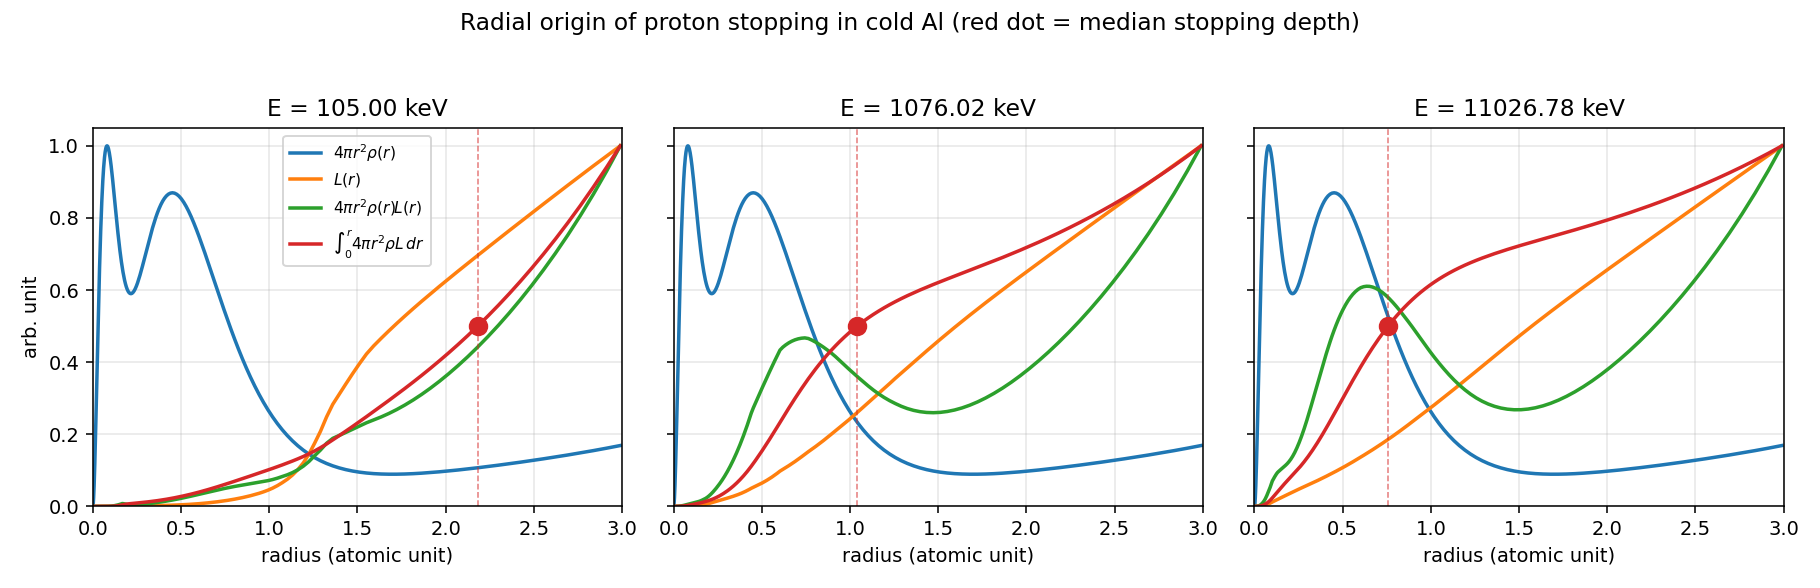

This chart was generated by the following Python code:
"""
radial_contrib.py -- radial origin of the eRPA-LDA proton stopping in cold Al.

For a proton at three energies, decompose the LDA stopping integral
    dE/dx = integral_0^rs  [4 pi r^2 rho(r)] * L(rho(r), v)  dr
by radius and show, in one figure: the radial electron density 4 pi r^2 rho(r),
the loss function L(r), the integrand 4 pi r^2 rho L, and the cumulative
fraction int_0^r 4 pi r^2 rho L dr.  A red dot marks the median (50%) stopping
depth.  This replaces the earlier single-energy figures and matches the APS-2024
talk version.

Run after:
  python dedx.py --zt=13 --zp=1 --d=2.7 --t=0.025 --aa=2 --nuc=0 --mout=1 \
                 --emin=0.105 --emax=113 --mep=49 --od=/tmp/alrad2
"""
import numpy as np
import matplotlib
matplotlib.use('Agg')
import matplotlib.pyplot as plt
import rd

d, r = rd.rcdedx('/tmp/alrad2')
rad = np.asarray(d[0])            # radius (atomic units)
dens = np.asarray(d[1])          # 4 pi r^2 rho(r)  (total, bound+free)
slices = [0, 4, 8]               # 0.105, 1.076, 11.03 MeV
norm = lambda y: y / np.max(y[np.isfinite(y)])

fig, axes = plt.subplots(1, 3, figsize=(13, 4.2), sharey=True)
for ax, i in zip(axes, slices):
    E = r[0, i, 0] * 1e3          # keV
    integ = np.asarray(r[1, i, :])
    cum = np.asarray(r[2, i, :])  # already normalized 0..1
    with np.errstate(divide='ignore', invalid='ignore'):
        L = np.where(dens > 1e-12 * dens.max(), integ / dens, 0.0)
    ax.plot(rad, norm(dens),  color='tab:blue',   lw=1.8, label=r'$4\pi r^2\rho(r)$')
    ax.plot(rad, norm(L),     color='tab:orange', lw=1.8, label=r'$L(r)$')
    ax.plot(rad, norm(integ), color='tab:green',  lw=1.8, label=r'$4\pi r^2\rho(r)L(r)$')
    ax.plot(rad, cum,         color='tab:red',    lw=1.8, label=r'$\int_0^r 4\pi r^2\rho L\,dr$')
    r50 = np.interp(0.5, cum, rad)
    ax.plot([r50], [0.5], 'o', color='tab:red', ms=9, zorder=5)
    ax.axvline(r50, color='tab:red', ls='--', lw=0.8, alpha=0.6)
    ax.set_xlim(0, 3.0); ax.set_ylim(0, 1.05)
    ax.set_xlabel('radius (atomic unit)')
    ax.set_title('E = %.2f keV' % E)
    ax.grid(alpha=0.3)
axes[0].set_ylabel('arb. unit')
axes[0].legend(fontsize=8, loc='upper center')
fig.suptitle('Radial origin of proton stopping in cold Al (red dot = median stopping depth)')
fig.tight_layout(rect=[0, 0, 1, 0.95])
fig.savefig('radial_contrib.png', dpi=140); fig.savefig('radial_contrib.pdf')
print('wrote radial_contrib.png/.pdf')
for i in slices:
    print('  E=%.3f MeV  median depth r50=%.3f a.u.'
          % (r[0, i, 0], np.interp(0.5, r[2, i, :], rad)))
